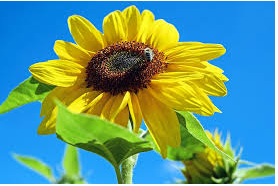
#> input picture color_recognize/sunflower.PNG, 278 x 186 px, found by its file name
$ python test.py
#> lines starting #> are read from the running program, lines starting #| are printed output that depends on the picture; after the words box and inside, x2 and y2 are one past the last pixel; in counts of white or black regions, pixels touching at a corner belong together
import cv2
import numpy as np

## Read
img = cv2.imread("sunflower.png")
#> img is the input picture: shape (186, 278, 3); mean B, G, R 132, 153.9, 98.8

## convert to hsv
hsv = cv2.cvtColor(img, cv2.COLOR_BGR2HSV)
#> hsv: shape (186, 278, 3); mean H, S, V 66.5, 207.9, 203.3

## mask of green (36,25,25) ~ (86, 255,255)
# mask = cv2.inRange(hsv, (36, 25, 25), (86, 255,255))
mask = cv2.inRange(hsv, (36, 25, 25), (70, 255,255))
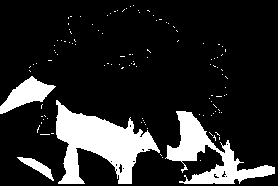
#> mask: shape (186, 278); 15.9% white; 115 white regions (111 under 20 px), largest, box (x1, y1, x2, y2) and area: (56, 100, 160, 184) 4119, (165, 111, 275, 184) 2674, (0, 76, 56, 114) 940, (17, 157, 54, 181) 285

## slice the green
imask = mask>0
for x in imask:
    print(x)
#> this loop made 186 passes
#> (printed output is left out)
green = np.zeros_like(img, np.uint8)
green[imask] = img[imask]
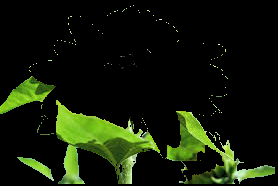
#> green: shape (186, 278, 3); mean B, G, R 7.8, 26.1, 17.9

## save
#cv2.imwrite("sema.png", green)
